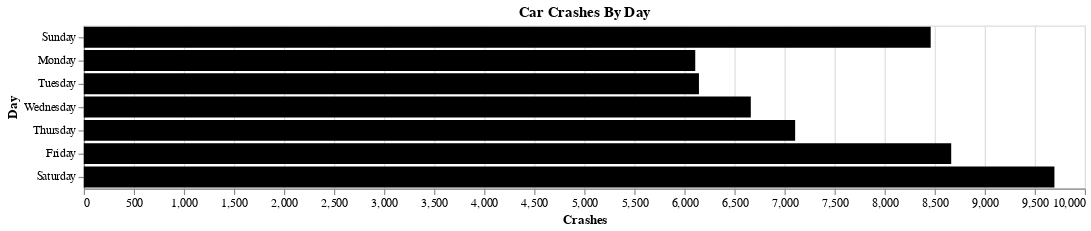

This figure's Vega-Lite source:
### Vega-Lite specification from a JSON file in a GitHub repository (floating-point values rounded to 4 significant figures)
{"$schema": "https://vega.github.io/schema/vega-lite/v5.json", "title": {"text": "Car Crashes By Day"}, "width": 860, "data": {"values": [{"Day": "Sunday", "Crashes": 8460}, {"Day": "Monday", "Crashes": 6108}, {"Day": "Tuesday", "Crashes": 6145}, {"Day": "Wednesday", "Crashes": 6663}, {"Day": "Thursday", "Crashes": 7106}, {"Day": "Friday", "Crashes": 8665}, {"Day": "Saturday", "Crashes": 9696}]}, "mark": "bar", "encoding": {"y": {"field": "Day", "type": "nominal", "axis": {"labelAngle": 0}, "sort": {"order": null}}, "x": {"field": "Crashes", "type": "quantitative"}, "color": {"value": "Black"}}}
